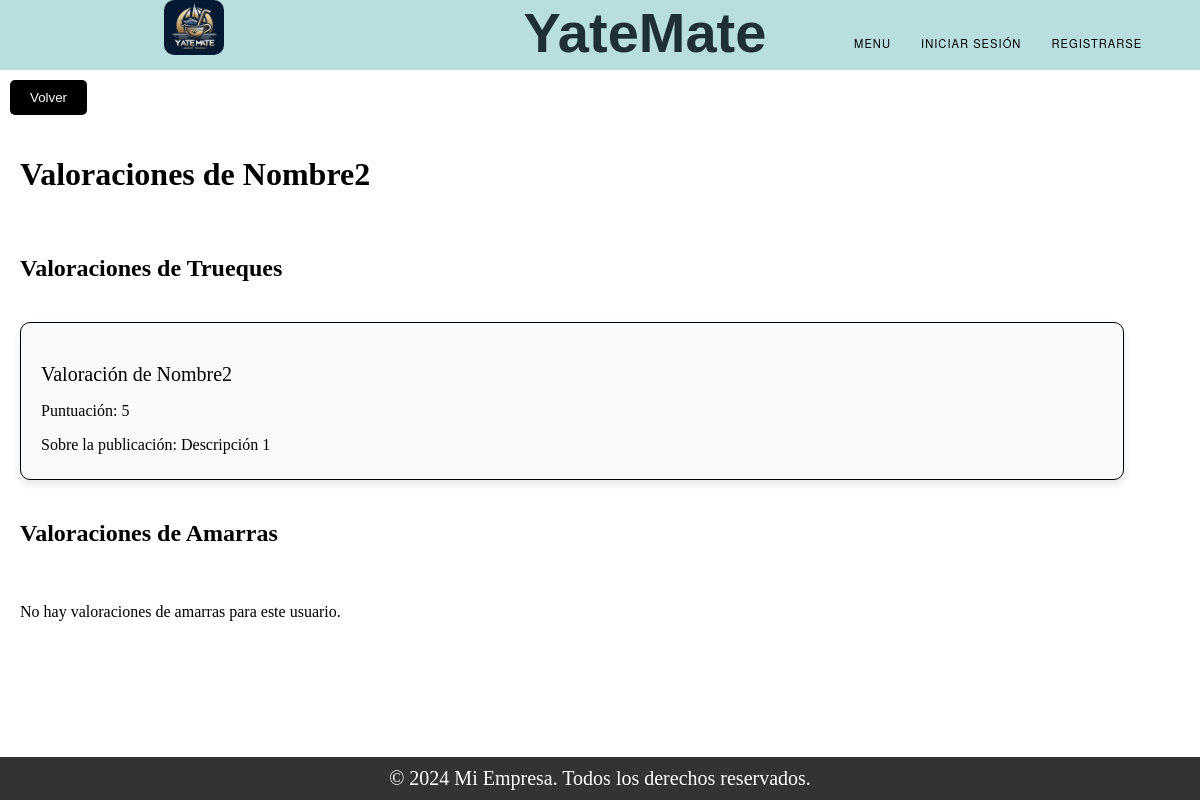
Before: /valoraciones/2/ with the older database file.
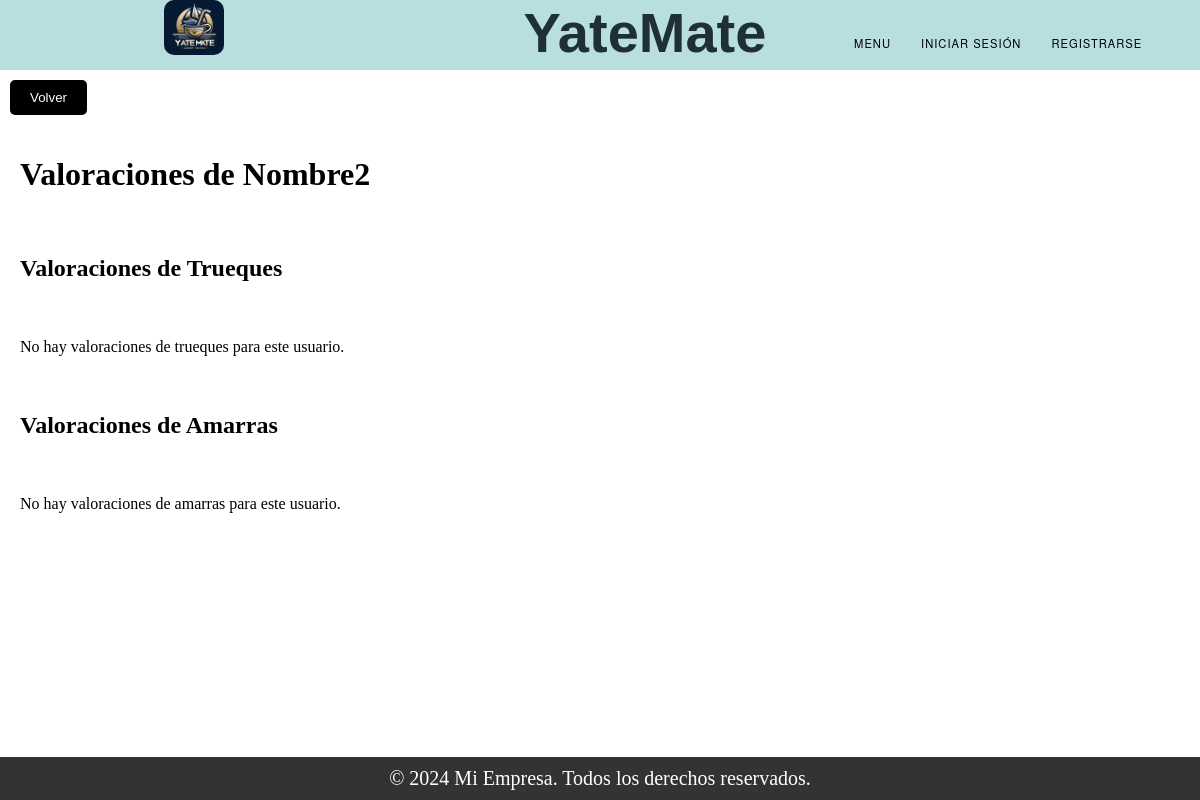
After: the same page with the newer database file.
### Valoracion/models.py (models this page shows, shortened)
class Valoracion_Trueque(models.Model):
    ESTADO_VALORACION_CHOICES = (
        ('Inicio', 'Inicio'),
        ('Proceso', 'Proceso'),
        ('Finalizado', 'Finalizado'),
    )
    TIPO_PUBLICACION_CHOICES = (
        ('ObjetoValioso', 'Objeto Valioso'),
        ('Embarcacion', 'Embarcación'),
    )
    tipo_publicacion = models.CharField(max_length=20, choices=TIPO_PUBLICACION_CHOICES)
    publicacion_objeto_valioso = models.ForeignKey(Publicacion_ObjetoValioso, on_delete=models.CASCADE, null=True, blank=True)
    publicacion_embarcacion = models.ForeignKey(Publicacion_Embarcacion, on_delete=models.CASCADE, null=True, blank=True)
    usuario = models.ForeignKey(User, on_delete=models.SET_NULL, null=True)
    estrellas = models.IntegerField()
    comentario = models.TextField()
    estado = models.CharField(max_length=50, choices=ESTADO_VALORACION_CHOICES)
    dueño = models.ForeignKey(User, on_delete=models.CASCADE, related_name='valoraciones_trueque')
    respuesta = models.TextField()

### Register/models.py (models this page shows, shortened)
class User(models.Model):
    TIPOS = (
        ('Administrador', 'Administrador'),
        ('Usuario', 'Usuario'),
        ('Cliente', 'Cliente'),
    )
    mail = models.CharField(max_length=150, unique=True)  # Nombre de usuario (email).
    tipo = models.CharField(max_length=20, choices=TIPOS)
    password = models.CharField(max_length=128)  # Contraseña.
    nombre = models.CharField(max_length=255)
    apellido = models.CharField(max_length=255)
    dni = models.CharField(max_length=20)
    fecha_expiracion_dni = models.DateField()
    nacionalidad = models.CharField(max_length=100)
    genero = models.CharField(max_length=10)
    domicilio = models.CharField(max_length=255)
    fecha_nacimiento = models.DateField()
    cuil_cuit = models.CharField(max_length=20)
    moroso = models.BooleanField(default=False)

### Trueque/models.py (models this page shows, shortened)
class Publicacion_ObjetoValioso(models.Model):
    ESTADO_CHOICES = (
        ('Vigente', 'Vigente'),
        ('Proceso', 'Proceso'),
        ('Finalizado', 'Finalizado'),
    )
    tipo = models.CharField(max_length=100)
    marca = models.CharField(max_length=100)
    descripcion = models.TextField()
    estado = models.CharField(max_length=50)
    matricula = models.CharField(max_length=50)  # Agregado el campo matricula
    dueño = models.ForeignKey(User, on_delete=models.SET_NULL, null=True)
    foto = models.ImageField(upload_to='static/img_o/')

### Valoracion/views.py (the view)
# urls.py: path('valoraciones/<int:usuario_id>/', views.ver_valoraciones_usuario_admin, name='ver_valoraciones_usuario'),
def ver_valoraciones_usuario_admin(request, usuario_id):
    usuario = get_object_or_404(User, id=usuario_id)
    valoraciones_trueque = Valoracion_Trueque.objects.filter(dueño=usuario)
    valoraciones_amarra = Valoracion_Amarra.objects.filter(dueño=usuario)
    context = {
        'usuario': usuario,
        'valoraciones_trueque': valoraciones_trueque,
        'valoraciones_amarra': valoraciones_amarra,
    }
    return render(request, 'valoraciones_usuario_admin.html', context)

### Trueque/context_processors.py (called while the page is built)
def conversaciones_usuario(request):
    user_id = request.session.get('user_id')
    if user_id:
        conversaciones = Conversacion.objects.filter(Q(dueño_publicacion=user_id) | Q(solicitante=user_id))
        return {'conversaciones_usuario': conversaciones}
    else:
        return {'conversaciones_usuario': []}

### Valoracion/templates/valoraciones_usuario_admin.html (shortened to what this page needs)
{% extends "base.html" %}
{% block content %}
    <form method="GET" action="{% url 'ver_valoraciones_admin' %}">
        <button type="submit" class="btn-card">Volver</button>
    </form>
<div class="valoraciones-container">
    <h1>Valoraciones de {{ usuario.nombre }}</h1>
    <h2>Valoraciones de Trueques</h2>
    {% for valoracion in valoraciones_trueque %}
        <div class="valoracion-card">
            <p class="valoracion-title">Valoración de {{ valoracion.dueño.nombre }}</p>
            <p class="valoracion-detail">Puntuación: {{ valoracion.estrellas }}</p>
            {% if valoracion.publicacion_embarcacion %}
                <p class="valoracion-detail">Sobre la publicación: {{ valoracion.publicacion_embarcacion.embarcacion.nombre_fantasia }}</p>
            {% else %}
                <p class="valoracion-detail">Sobre la publicación: {{ valoracion.publicacion_objeto_valioso.descripcion }}</p>
            {% endif %}
        </div>
    {% empty %}
        <p>No hay valoraciones de trueques para este usuario.</p>
    {% endfor %}
    <h2>Valoraciones de Amarras</h2>
    {% for valoracion in valoraciones_amarra %}
        <div class="valoracion-card">
            <p class="valoracion-title">Valoración de {{ valoracion.dueño.nombre }}</p>
            <p class="valoracion-detail">Puntuación: {{ valoracion.estrellas }}</p>
            <p class="valoracion-detail">Sobre la publicación: {{ valoracion.publicacion_amarra.ubicacion }}</p>
        </div>
    {% empty %}
        <p>No hay valoraciones de amarras para este usuario.</p>
    {% endfor %}
</div>
{% endblock %}

Changed rows visible on the page:
removed Valoracion_Trueque: dueño.nombre "Nombre2", estrellas "5", publicacion_objeto_valioso.descripcion "Descripción 1"
Other visible differences:
text now shown: "No hay valoraciones de trueques para este usuario."
